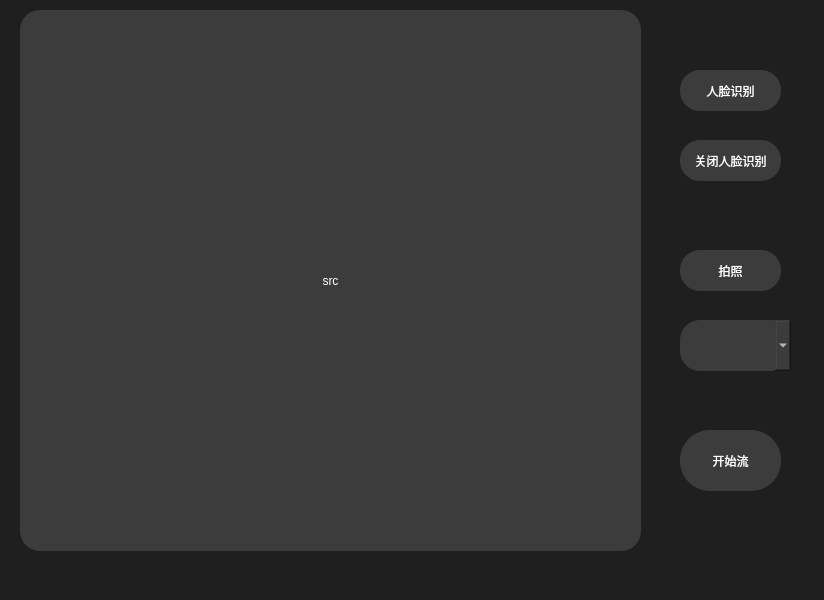
<?xml version="1.0" encoding="UTF-8"?>
<ui version="4.0">
 <class>faceDetect</class>
 <widget class="QWidget" name="faceDetect">
  <property name="geometry">
   <rect>
    <x>0</x>
    <y>0</y>
    <width>824</width>
    <height>600</height>
   </rect>
  </property>
  <property name="minimumSize">
   <size>
    <width>824</width>
    <height>600</height>
   </size>
  </property>
  <property name="windowTitle">
   <string>Form</string>
  </property>
  <property name="styleSheet">
   <string notr="true">background-color: rgb(31, 31, 32);</string>
  </property>
  <widget class="QPushButton" name="faceHaar">
   <property name="geometry">
    <rect>
     <x>680</x>
     <y>70</y>
     <width>101</width>
     <height>41</height>
    </rect>
   </property>
   <property name="styleSheet">
    <string notr="true">background:transparent; 
background:#3c3c3c;
color: white;
border-radius:20px;</string>
   </property>
   <property name="text">
    <string>人脸识别</string>
   </property>
  </widget>
  <widget class="QPushButton" name="takePic">
   <property name="geometry">
    <rect>
     <x>680</x>
     <y>250</y>
     <width>101</width>
     <height>41</height>
    </rect>
   </property>
   <property name="styleSheet">
    <string notr="true">background:transparent; 
background:#3c3c3c;
color: white;
border-radius:20px;</string>
   </property>
   <property name="text">
    <string>拍照</string>
   </property>
  </widget>
  <widget class="QPushButton" name="start">
   <property name="geometry">
    <rect>
     <x>680</x>
     <y>430</y>
     <width>101</width>
     <height>61</height>
    </rect>
   </property>
   <property name="styleSheet">
    <string notr="true">background:transparent; 
background:#3c3c3c;
color: white;
border-radius:30px;</string>
   </property>
   <property name="text">
    <string>开始流</string>
   </property>
  </widget>
  <widget class="QComboBox" name="comboBox">
   <property name="geometry">
    <rect>
     <x>680</x>
     <y>320</y>
     <width>111</width>
     <height>51</height>
    </rect>
   </property>
   <property name="layoutDirection">
    <enum>Qt::LeftToRight</enum>
   </property>
   <property name="styleSheet">
    <string notr="true">background:transparent; 
background:#3c3c3c;
color: white;
border-radius:20px;</string>
   </property>
  </widget>
  <widget class="QLabel" name="displayLabel">
   <property name="geometry">
    <rect>
     <x>20</x>
     <y>10</y>
     <width>621</width>
     <height>541</height>
    </rect>
   </property>
   <property name="styleSheet">
    <string notr="true">background:transparent; 
background:#3c3c3c;
color: white;
border-radius:20px;</string>
   </property>
   <property name="text">
    <string>src</string>
   </property>
   <property name="alignment">
    <set>Qt::AlignCenter</set>
   </property>
  </widget>
  <widget class="QPushButton" name="closeDetect">
   <property name="geometry">
    <rect>
     <x>680</x>
     <y>140</y>
     <width>101</width>
     <height>41</height>
    </rect>
   </property>
   <property name="styleSheet">
    <string notr="true">background:transparent; 
background:#3c3c3c;
color: white;
border-radius:20px;</string>
   </property>
   <property name="text">
    <string>关闭人脸识别</string>
   </property>
  </widget>
 </widget>
 <resources/>
 <connections/>
</ui>
